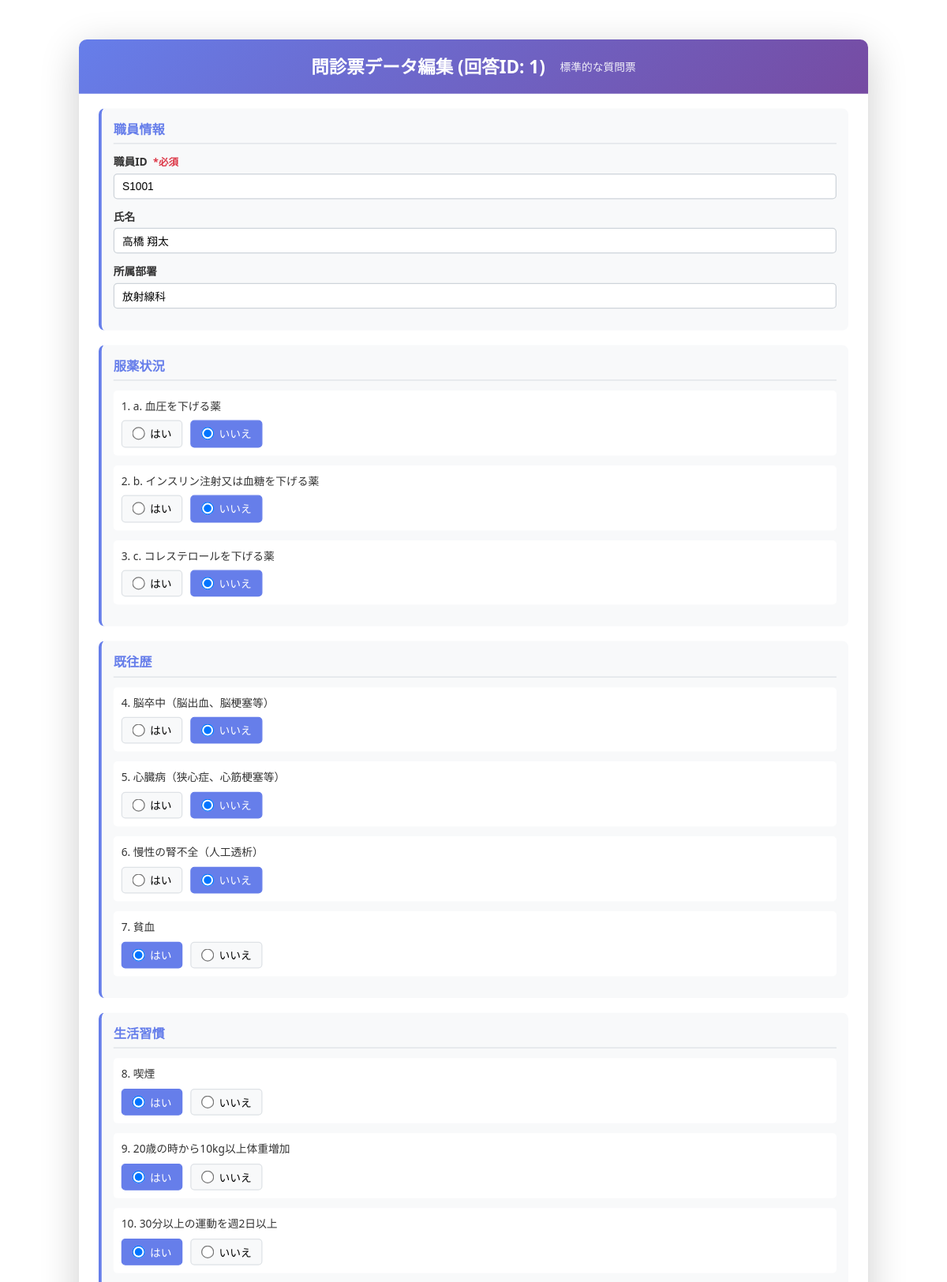
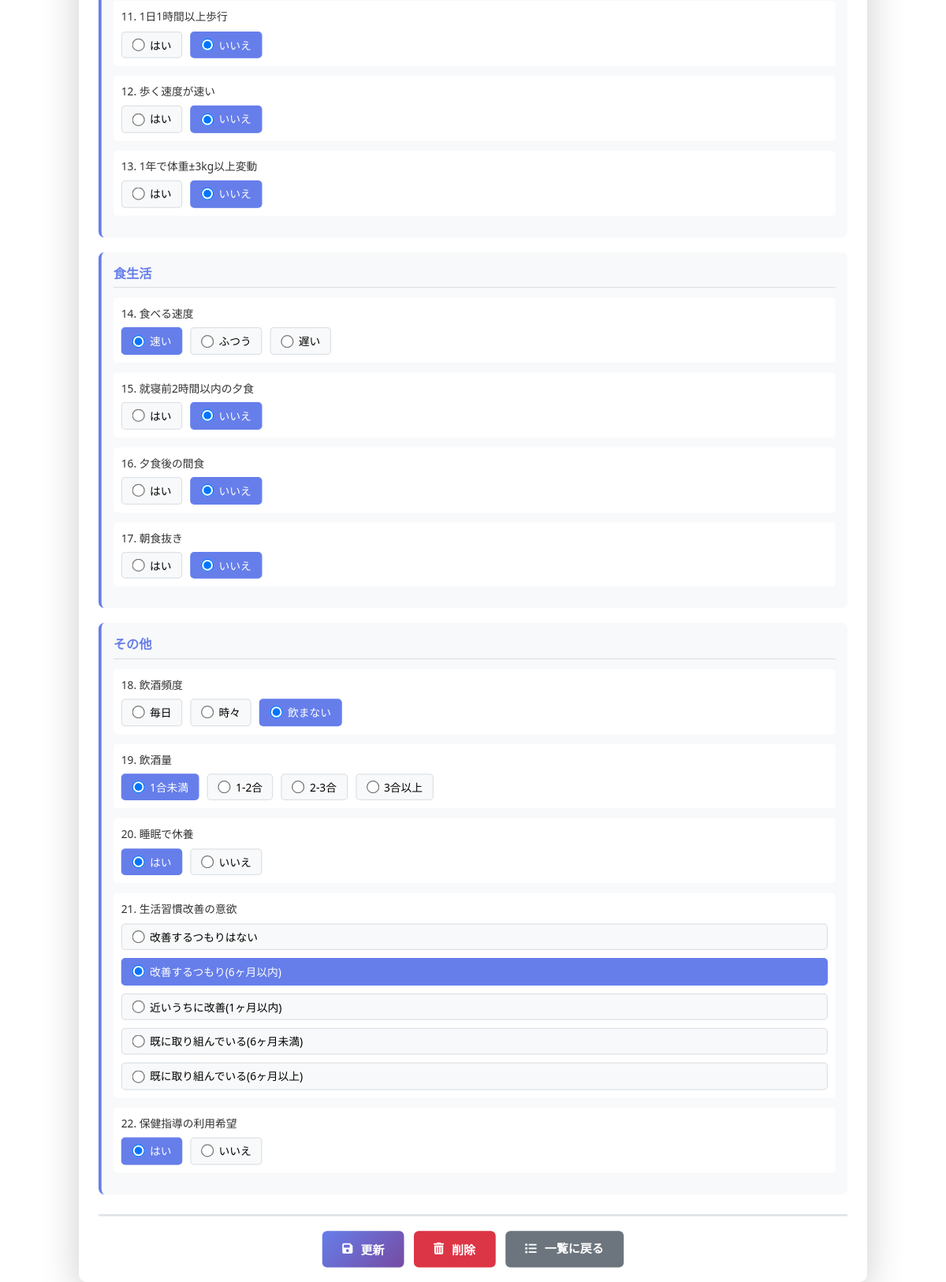
Page /kenshin/admin_index.php?id=1 (signed in) on the committed database (2 pictures, top to bottom).
### tables this page shows
CREATE TABLE IF NOT EXISTS questionnaire_responses (
    response_id INT AUTO_INCREMENT PRIMARY KEY,
    staff_id VARCHAR(50) NOT NULL,
    staff_name VARCHAR(100),
    department VARCHAR(100),
    
     
    q1_blood_pressure_med TINYINT COMMENT '1:はい, 2:いいえ',
    q1_medicine_name VARCHAR(255) COMMENT 'Q1の具体的な薬名',
    q2_insulin_med TINYINT COMMENT '1:はい, 2:いいえ',
    q2_medicine_name VARCHAR(255) COMMENT 'Q2の具体的な薬名',
    q3_cholesterol_med TINYINT COMMENT '1:はい, 2:いいえ',
    q3_medicine_name VARCHAR(255) COMMENT 'Q3の具体的な薬名',
    
     
    q4_stroke TINYINT COMMENT '1:はい, 2:いいえ',
    q5_heart_disease TINYINT COMMENT '1:はい, 2:いいえ',
    q6_kidney_failure TINYINT COMMENT '1:はい, 2:いいえ',
    q7_anemia TINYINT COMMENT '1:はい, 2:いいえ',
    
     
    q8_smoking TINYINT COMMENT '1:はい, 2:いいえ',
    q9_weight_gain TINYINT COMMENT '1:はい, 2:いいえ',
    q10_exercise TINYINT COMMENT '1:はい, 2:いいえ',
    q11_walking TINYINT COMMENT '1:はい, 2:いいえ',
    q12_walking_speed TINYINT COMMENT '1:はい, 2:いいえ',
    q13_weight_change TINYINT COMMENT '1:はい, 2:いいえ',
    
     
    q14_eating_speed TINYINT COMMENT '1:速い, 2:ふつう, 3:遅い',
    q15_dinner_before_bed TINYINT COMMENT '1:はい, 2:いいえ',
    q16_snack_after_dinner TINYINT COMMENT '1:はい, 2:いいえ',
    q17_skip_breakfast TINYINT COMMENT '1:はい, 2:いいえ',
    
     
    q18_alcohol_frequency TINYINT COMMENT '1:毎日, 2:時々, 3:ほとんど飲まない',
    q19_alcohol_amount TINYINT COMMENT '1:1合未満, 2:1-2合未満, 3:2-3合未満, 4:3合以上',
    
     
    q20_sleep TINYINT COMMENT '1:はい, 2:いいえ',
    
     
    q21_improvement_intention TINYINT COMMENT '1-5',
    q22_guidance_use TINYINT COMMENT '1:はい, 2:いいえ',
    
    submitted_at TIMESTAMP DEFAULT CURRENT_TIMESTAMP,
    updated_at TIMESTAMP DEFAULT CURRENT_TIMESTAMP ON UPDATE CURRENT_TIMESTAMP,
    
    INDEX idx_staff_id (staff_id),
    INDEX idx_submitted_at (submitted_at)
);

### kenshin/admin_index.php (the view, shortened to what this page needs)
<?php
$db_host = 'localhost';
$db_name = 'monshin';
$db_user = 'root';
$db_pass = '';
try {
    $pdo = new PDO("mysql:host=$db_host;dbname=$db_name;charset=utf8mb4", $db_user, $db_pass);
    $pdo->setAttribute(PDO::ATTR_ERRMODE, PDO::ERRMODE_EXCEPTION);
} catch(PDOException $e) {
    die("データベース接続エラー: " . $e->getMessage());
}
$response = null;
$response_id = $_GET['id'] ?? $_POST['response_id'] ?? null;
try {
    $stmt = $pdo->prepare("SELECT * FROM questionnaire_responses WHERE response_id = :id");
    $stmt->execute([':id' => $response_id]);
    $response = $stmt->fetch(PDO::FETCH_ASSOC);
} catch(PDOException $e) {
    die("データ取得エラー: " . $e->getMessage());
}
?>
<!DOCTYPE html>
<html lang="ja">
<head>
    <link rel="stylesheet" href="style.css">
    <link rel="stylesheet" href="https://cdnjs.cloudflare.com/ajax/libs/font-awesome/6.0.0-beta3/css/all.min.css">
</head>
<body>
    <div class="container">
        <header class="header">
            <h1>問診票データ編集 (回答ID: <?php echo htmlspecialchars($response['response_id']); ?>)</h1>
            <p class="subtitle">標準的な質問票</p>
        </header>
        <form method="POST" action="" class="questionnaire-form" id="questionnaireForm">
            <div class="section">
                <h2>職員情報</h2>
                <div class="form-group">
                    <label for="staff_id">職員ID <span class="required">*必須</span></label>
                    <input type="text" id="staff_id" name="staff_id" value="<?php echo htmlspecialchars($response['staff_id']); ?>" required>
                </div>
                <div class="form-group">
                    <label for="staff_name">氏名</label>
                    <input type="text" id="staff_name" name="staff_name" value="<?php echo htmlspecialchars($response['staff_name']); ?>">
                </div>
                <div class="form-group">
                    <label for="department">所属部署</label>
                    <input type="text" id="department" name="department" value="<?php echo htmlspecialchars($response['department']); ?>">
                </div>
            </div>
            <div class="section">
                <h2>服薬状況</h2>
                <div class="question">
                    <label>1. a. 血圧を下げる薬</label>
                    <div class="radio-group">
                        <label><input type="radio" name="q1" value="1" <?php if($response['q1_blood_pressure_med'] == 1) echo 'checked'; ?> required> はい</label>
                        <label><input type="radio" name="q1" value="2" <?php if($response['q1_blood_pressure_med'] == 2) echo 'checked'; ?>> いいえ</label>
                    </div>
                </div>
                <div class="question">
                    <label>2. b. インスリン注射又は血糖を下げる薬</label>
                    <div class="radio-group">
                        <label><input type="radio" name="q2" value="1" <?php if($response['q2_insulin_med'] == 1) echo 'checked'; ?> required> はい</label>
                        <label><input type="radio" name="q2" value="2" <?php if($response['q2_insulin_med'] == 2) echo 'checked'; ?>> いいえ</label>
                    </div>
                </div>
                <div class="question">
                    <label>3. c. コレステロールを下げる薬</label>
                    <div class="radio-group">
                        <label><input type="radio" name="q3" value="1" <?php if($response['q3_cholesterol_med'] == 1) echo 'checked'; ?> required> はい</label>
                        <label><input type="radio" name="q3" value="2" <?php if($response['q3_cholesterol_med'] == 2) echo 'checked'; ?>> いいえ</label>
                    </div>
                </div>
            </div>
            <div class="section">
                <h2>既往歴</h2>
                <div class="question">
                    <label>4. 脳卒中（脳出血、脳梗塞等）</label>
                    <div class="radio-group">
                        <label><input type="radio" name="q4" value="1" <?php if($response['q4_stroke'] == 1) echo 'checked'; ?> required> はい</label>
                        <label><input type="radio" name="q4" value="2" <?php if($response['q4_stroke'] == 2) echo 'checked'; ?>> いいえ</label>
                    </div>
                </div>
                <div class="question">
                    <label>5. 心臓病（狭心症、心筋梗塞等）</label>
                    <div class="radio-group">
                        <label><input type="radio" name="q5" value="1" <?php if($response['q5_heart_disease'] == 1) echo 'checked'; ?> required> はい</label>
                        <label><input type="radio" name="q5" value="2" <?php if($response['q5_heart_disease'] == 2) echo 'checked'; ?>> いいえ</label>
                    </div>
                </div>
                <div class="question">
                    <label>6. 慢性の腎不全（人工透析）</label>
                    <div class="radio-group">
                        <label><input type="radio" name="q6" value="1" <?php if($response['q6_kidney_failure'] == 1) echo 'checked'; ?> required> はい</label>
                        <label><input type="radio" name="q6" value="2" <?php if($response['q6_kidney_failure'] == 2) echo 'checked'; ?>> いいえ</label>
                    </div>
                </div>
                <div class="question">
                    <label>7. 貧血</label>
                    <div class="radio-group">
                        <label><input type="radio" name="q7" value="1" <?php if($response['q7_anemia'] == 1) echo 'checked'; ?> required> はい</label>
                        <label><input type="radio" name="q7" value="2" <?php if($response['q7_anemia'] == 2) echo 'checked'; ?>> いいえ</label>
                    </div>
                </div>
            </div>
            <div class="section">
                <h2>生活習慣</h2>
                <div class="question">
                    <label>8. 喫煙</label>
                    <div class="radio-group">
                        <label><input type="radio" name="q8" value="1" <?php if($response['q8_smoking'] == 1) echo 'checked'; ?> required> はい</label>
                        <label><input type="radio" name="q8" value="2" <?php if($response['q8_smoking'] == 2) echo 'checked'; ?>> いいえ</label>
                    </div>
                </div>
                <div class="question">
                    <label>9. 20歳の時から10kg以上体重増加</label>
                    <div class="radio-group">
                        <label><input type="radio" name="q9" value="1" <?php if($response['q9_weight_gain'] == 1) echo 'checked'; ?> required> はい</label>
                        <label><input type="radio" name="q9" value="2" <?php if($response['q9_weight_gain'] == 2) echo 'checked'; ?>> いいえ</label>
                    </div>
                </div>
                <div class="question">
                    <label>10. 30分以上の運動を週2日以上</label>
                    <div class="radio-group">
                        <label><input type="radio" name="q10" value="1" <?php if($response['q10_exercise'] == 1) echo 'checked'; ?> required> はい</label>
                        <label><input type="radio" name="q10" value="2" <?php if($response['q10_exercise'] == 2) echo 'checked'; ?>> いいえ</label>
                    </div>
                </div>
                <div class="question">
                    <label>11. 1日1時間以上歩行</label>
                    <div class="radio-group">
                        <label><input type="radio" name="q11" value="1" <?php if($response['q11_walking'] == 1) echo 'checked'; ?> required> はい</label>
                        <label><input type="radio" name="q11" value="2" <?php if($response['q11_walking'] == 2) echo 'checked'; ?>> いいえ</label>
                    </div>
                </div>
                <div class="question">
                    <label>12. 歩く速度が速い</label>
                    <div class="radio-group">
                        <label><input type="radio" name="q12" value="1" <?php if($response['q12_walking_speed'] == 1) echo 'checked'; ?> required> はい</label>
                        <label><input type="radio" name="q12" value="2" <?php if($response['q12_walking_speed'] == 2) echo 'checked'; ?>> いいえ</label>
                    </div>
                </div>
                <div class="question">
                    <label>13. 1年で体重±3kg以上変動</label>
                    <div class="radio-group">
                        <label><input type="radio" name="q13" value="1" <?php if($response['q13_weight_change'] == 1) echo 'checked'; ?> required> はい</label>
                        <label><input type="radio" name="q13" value="2" <?php if($response['q13_weight_change'] == 2) echo 'checked'; ?>> いいえ</label>
                    </div>
                </div>
            </div>
            <div class="section">
                <h2>食生活</h2>
                <div class="question">
                    <label>14. 食べる速度</label>
                    <div class="radio-group">
                        <label><input type="radio" name="q14" value="1" <?php if($response['q14_eating_speed'] == 1) echo 'checked'; ?> required> 速い</label>
                        <label><input type="radio" name="q14" value="2" <?php if($response['q14_eating_speed'] == 2) echo 'checked'; ?>> ふつう</label>
                        <label><input type="radio" name="q14" value="3" <?php if($response['q14_eating_speed'] == 3) echo 'checked'; ?>> 遅い</label>
                    </div>
                </div>
                <div class="question">
                    <label>15. 就寝前2時間以内の夕食</label>
                    <div class="radio-group">
                        <label><input type="radio" name="q15" value="1" <?php if($response['q15_dinner_before_bed'] == 1) echo 'checked'; ?> required> はい</label>
                        <label><input type="radio" name="q15" value="2" <?php if($response['q15_dinner_before_bed'] == 2) echo 'checked'; ?>> いいえ</label>
                    </div>
                </div>
                <div class="question">
                    <label>16. 夕食後の間食</label>
                    <div class="radio-group">
                        <label><input type="radio" name="q16" value="1" <?php if($response['q16_snack_after_dinner'] == 1) echo 'checked'; ?> required> はい</label>
                        <label><input type="radio" name="q16" value="2" <?php if($response['q16_snack_after_dinner'] == 2) echo 'checked'; ?>> いいえ</label>
                    </div>
                </div>
                <div class="question">
                    <label>17. 朝食抜き</label>
                    <div class="radio-group">
                        <label><input type="radio" name="q17" value="1" <?php if($response['q17_skip_breakfast'] == 1) echo 'checked'; ?> required> はい</label>
                        <label><input type="radio" name="q17" value="2" <?php if($response['q17_skip_breakfast'] == 2) echo 'checked'; ?>> いいえ</label>
                    </div>
                </div>
            </div>
            <div class="section">
                <h2>その他</h2>
                <div class="question">
                    <label>18. 飲酒頻度</label>
                    <div class="radio-group">
                        <label><input type="radio" name="q18" value="1" <?php if($response['q18_alcohol_frequency'] == 1) echo 'checked'; ?> required> 毎日</label>
                        <label><input type="radio" name="q18" value="2" <?php if($response['q18_alcohol_frequency'] == 2) echo 'checked'; ?>> 時々</label>
                        <label><input type="radio" name="q18" value="3" <?php if($response['q18_alcohol_frequency'] == 3) echo 'checked'; ?>> 飲まない</label>
                    </div>
                </div>
                <div class="question">
                    <label>19. 飲酒量</label>
                    <div class="radio-group">
                        <label><input type="radio" name="q19" value="1" <?php if($response['q19_alcohol_amount'] == 1) echo 'checked'; ?> required> 1合未満</label>
                        <label><input type="radio" name="q19" value="2" <?php if($response['q19_alcohol_amount'] == 2) echo 'checked'; ?>> 1-2合</label>
                        <label><input type="radio" name="q19" value="3" <?php if($response['q19_alcohol_amount'] == 3) echo 'checked'; ?>> 2-3合</label>
                        <label><input type="radio" name="q19" value="4" <?php if($response['q19_alcohol_amount'] == 4) echo 'checked'; ?>> 3合以上</label>
                    </div>
                </div>
                <div class="question">
                    <label>20. 睡眠で休養</label>
                    <div class="radio-group">
                        <label><input type="radio" name="q20" value="1" <?php if($response['q20_sleep'] == 1) echo 'checked'; ?> required> はい</label>
                        <label><input type="radio" name="q20" value="2" <?php if($response['q20_sleep'] == 2) echo 'checked'; ?>> いいえ</label>
                    </div>
                </div>
                <div class="question">
                    <label>21. 生活習慣改善の意欲</label>
                    <div class="radio-group vertical">
                        <label><input type="radio" name="q21" value="1" <?php if($response['q21_improvement_intention'] == 1) echo 'checked'; ?> required> 改善するつもりはない</label>
                        <label><input type="radio" name="q21" value="2" <?php if($response['q21_improvement_intention'] == 2) echo 'checked'; ?>> 改善するつもり(6ヶ月以内)</label>
                        <label><input type="radio" name="q21" value="3" <?php if($response['q21_improvement_intention'] == 3) echo 'checked'; ?>> 近いうちに改善(1ヶ月以内)</label>
                        <label><input type="radio" name="q21" value="4" <?php if($response['q21_improvement_intention'] == 4) echo 'checked'; ?>> 既に取り組んでいる(6ヶ月未満)</label>
                        <label><input type="radio" name="q21" value="5" <?php if($response['q21_improvement_intention'] == 5) echo 'checked'; ?>> 既に取り組んでいる(6ヶ月以上)</label>
                    </div>
                </div>
                <div class="question">
                    <label>22. 保健指導の利用希望</label>
                    <div class="radio-group">
                        <label><input type="radio" name="q22" value="1" <?php if($response['q22_guidance_use'] == 1) echo 'checked'; ?> required> はい</label>
                        <label><input type="radio" name="q22" value="2" <?php if($response['q22_guidance_use'] == 2) echo 'checked'; ?>> いいえ</label>
                    </div>
                </div>
            </div>
            <div class="button-group">
                <button type="submit" class="btn btn-primary"><i class="fas fa-save"></i> 更新</button>
                <button type="button" id="showDeleteModalBtn" class="btn btn-danger"><i class="fas fa-trash-alt"></i> 削除</button>
                <a href="admin_dashboard.php" class="btn btn-secondary" style="text-decoration: none;"><i class="fas fa-list"></i> 一覧に戻る</a>
            </div>
            </form>
    </div>
</body>
</html>

### rows in the picture
questionnaire_responses: response_id "1", staff_id "S1001", staff_name "高橋 翔太", department "放射線科", q1_blood_pressure_med "☐ はい", q1_blood_pressure_med "☑ いいえ", q2_insulin_med "☐ はい", q2_insulin_med "☑ いいえ", q3_cholesterol_med "☐ はい", q3_cholesterol_med "☑ いいえ", q4_stroke "☐ はい", q4_stroke "☑ いいえ", q5_heart_disease "☐ はい", q5_heart_disease "☑ いいえ", q6_kidney_failure "☐ はい", q6_kidney_failure "☑ いいえ", q7_anemia "☑ はい", q7_anemia "☐ いいえ", q8_smoking "☑ はい", q8_smoking "☐ いいえ", q9_weight_gain "☑ はい", q9_weight_gain "☐ いいえ", q10_exercise "☑ はい", q10_exercise "☐ いいえ", q11_walking "☐ はい", q11_walking "☑ いいえ", q12_walking_speed "☐ はい", q12_walking_speed "☑ いいえ", q13_weight_change "☐ はい", q13_weight_change "☑ いいえ", q14_eating_speed "☑ 速い", q14_eating_speed "☐ ふつう", q14_eating_speed "☐ 遅い", q15_dinner_before_bed "☐ はい", q15_dinner_before_bed "☑ いいえ", q16_snack_after_dinner "☐ はい", q16_snack_after_dinner "☑ いいえ", q17_skip_breakfast "☐ はい", q17_skip_breakfast "☑ いいえ", q18_alcohol_frequency "☐ 毎日", q18_alcohol_frequency "☐ 時々", q18_alcohol_frequency "☑ 飲まない", q19_alcohol_amount "☑ 1合未満", q19_alcohol_amount "☐ 1-2合", q19_alcohol_amount "☐ 2-3合", q19_alcohol_amount "☐ 3合以上", q20_sleep "☑ はい", q20_sleep "☐ いいえ", q21_improvement_intention "☐ 改善するつもりはない", q21_improvement_intention "☑ 改善するつもり(6ヶ月以内)", q21_improvement_intention "☐ 近いうちに改善(1ヶ月以内)", q21_improvement_intention "☐ 既に取り組んでいる(6ヶ月未満)", q21_improvement_intention "☐ 既に取り組んでいる(6ヶ月以上)", q22_guidance_use "☑ はい", q22_guidance_use "☐ いいえ"
